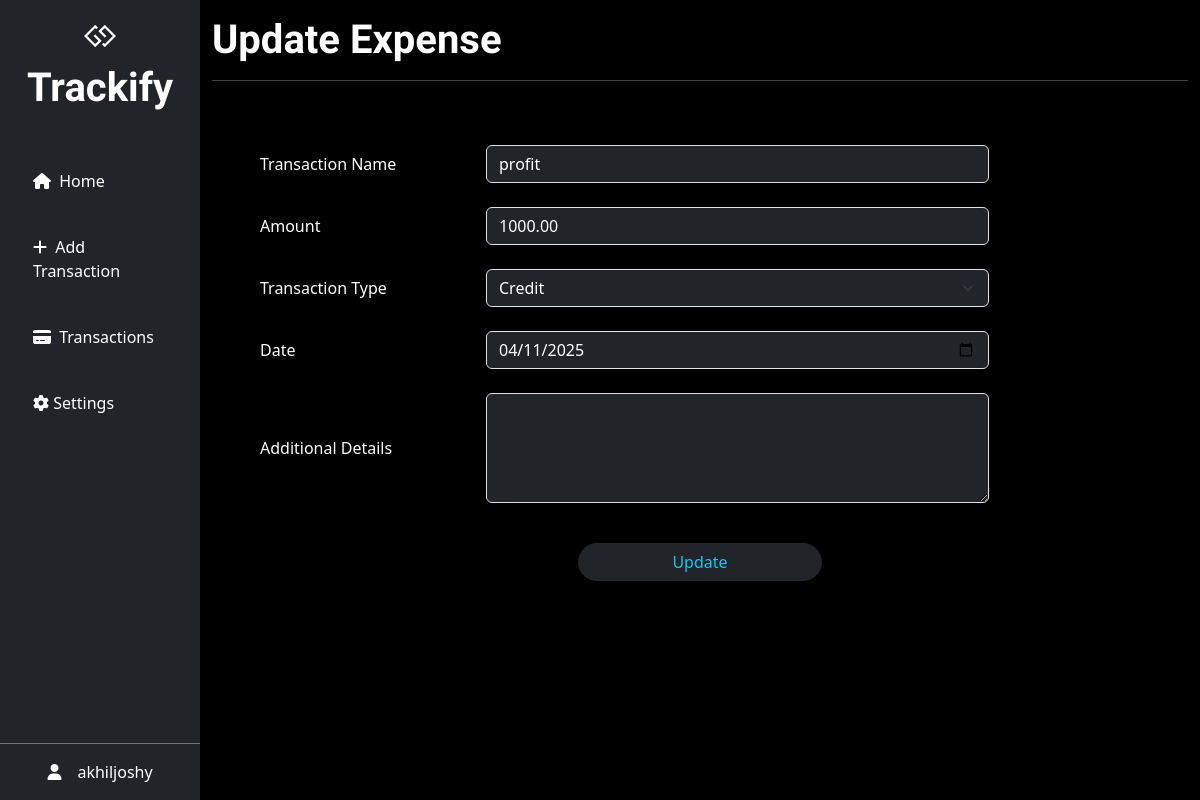
Page /update/19/ (signed in) on the committed database.
### expenses/models.py (models this page shows, shortened)
class ExpenseModel(models.Model):
    CATEGORY_CHOICES = [
        ('credit', 'Credit'),
        ('debit', 'Debit'),
    ]
    name = models.CharField(max_length=100)
    amount = models.DecimalField(max_digits=10, decimal_places=2)
    category = models.CharField(max_length=50, choices=CATEGORY_CHOICES)
    date = models.DateField()
    description = models.TextField(max_length=200, blank=True, null=True)
    user = models.ForeignKey(User, on_delete=models.CASCADE, null=True)

### expenses/views.py (the view, shortened to what this page needs)
# urls.py: path('update/<int:id>/',views.UpdateExpense.as_view(),name='update'),
class UpdateExpense(View):
    def get(self,request,id):
        if not request.user.is_authenticated:
            return redirect('login')
        data=ExpenseModel.objects.get(id=id)
        form=ExpenseForm(instance=data)
        return render(request,'expenses/update.html',{'form':form})

### expenses/forms.py
class ExpenseForm(forms.ModelForm):
    class Meta:
        model = ExpenseModel
        fields = ['name', 'amount', 'category', 'date', 'description']
        labels = {
            'name': 'Transaction Name',
            'amount': 'Amount',
            'category': 'Transaction Type',
            'description': 'Additional Details',
        }
        widgets = {
            'name': forms.TextInput(attrs={'class': 'form-control bg-dark text-white '}),
            'amount': forms.NumberInput(attrs={'class': 'form-control bg-dark text-white'}),
            'category': forms.Select(attrs={'class': ' form-select bg-dark text-white'  }),
            'date': forms.DateInput(attrs={'class': 'form-control bg-dark text-white','type': 'date'}),
            'description': forms.Textarea(attrs={'class': 'form-control bg-dark text-white', 'rows': 4, 'cols': 20}),
        }

### expenses/templates/expenses/update.html (shortened to what this page needs)
{% extends "index.html" %}
{% block content %}
<h1 class="mb-3 pt-3 " >Update Expense</h1>
      <hr>
      <form method="post">
        <div class="container px-5 pt-3 mt-5">
            {% for field in form %}
            <div class="row mb-4 align-items-center ">
                <div class="col-md-3 text-start ">
                    {{ field.label}}
                </div>
                <div class="col-md-7 text-secondary">
                    {{ field }}
                </div>
            </div>
            {% endfor %}
        </div>
        <div class="d-grid gap-2 col-3 mx-auto mt-3">
            <button class="btn btn-dark text-info rounded-5 mt-3" type="submit">Update</button>
          </div>
    </form>
  {% endblock %}

### expenses/templates/index.html (shortened to what this page needs)
<!DOCTYPE html>
<html lang="en">
<head>
    <link href="https://cdn.jsdelivr.net/npm/bootstrap@5.3.3/dist/css/bootstrap.min.css" rel="stylesheet"
 />
    <link rel="stylesheet" href="https://cdnjs.cloudflare.com/ajax/libs/font-awesome/6.7.2/css/all.min.css"
 />
</head>
<body class="bg-black text-white">
    <div class="container-fluid m-0 p-0 d-flex vh-100">
        <aside class="d-none d-md-block bg-dark col-md-3 col-lg-2  vh-100 m-0">
            <div class="d-flex flex-column h-100 justify-content-between">
                <div>
                    <div class="text-center py-4">
                        <i class="fa-brands fa-gg fa-2xl"></i>
                        <h1 class="brand mb-0 p-3">Trackify</h1>
                    </div>
                    <div class="d-grid gap-2 px-3">
                        <a href="{% url 'home' %}"
                            class="btn btn-dark text-start p-3 {% if request.resolver_match.url_name == 'home' %} text-info {% endif %}"><i
                                class="me-1 fa-solid fa-house "></i> Home</a>
                        <a href="{% url 'addexpense' %}"
                            class="btn btn-dark text-start p-3 {% if request.resolver_match.url_name == 'addexpense' %} text-info {% endif %}"><i
                                class="me-1 fa-solid fa-plus"></i> Add Transaction</a>
                        <a href="{% url 'expenses' %}"
                            class="btn btn-dark text-start p-3 {% if request.resolver_match.url_name == 'expenses' %} text-info {% endif %}"><i
                                class="me-1 fa-solid fa-credit-card"></i> Transactions</a>
                        <a href="{% url 'settings' %}"
                            class="btn btn-dark text-start p-3 {% if request.resolver_match.url_name == 'settings' or request.resolver_match.url_name == 'feedback'%} text-info {% endif %}">
                            <i class="fa-solid fa-gear"></i> Settings</a>
                    </div>
                </div>
                <div class="d-flex justify-content-center align-items-center p-3 border-top border-secondary">
                    <i class="fa-solid fa-user me-3"></i> {{ user.username }}
                </div>
            </div>
        </aside>
        <main class=" col-lg-10 col-md-9 col-12">
            <div class="container">
                {% block content %} {% endblock %}
            </div>
        </main>
    </div>
</body>
</html>

### expenses/templates/index.html (style rules this page uses)
.brand, h1 { font-family: "Jura", sans-serif; font-weight: 700; }

### rows in the picture
ExpenseModel: form "profit" "1000.00" "Credit" "04/11/2025"

### other values in the picture
{{ user.username }} "akhiljoshy"
{{ field.label }} "Transaction Name" "Amount" "Transaction Type" "Date" "Additional Details"
